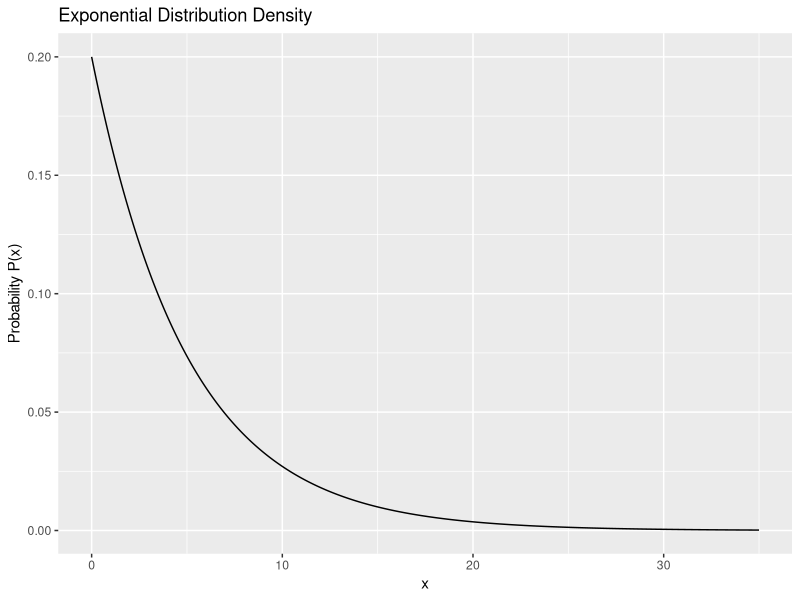
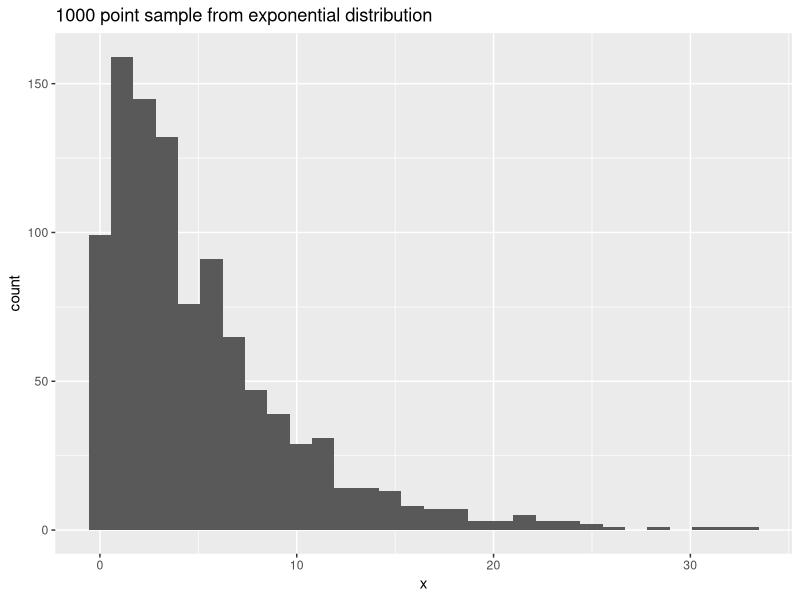
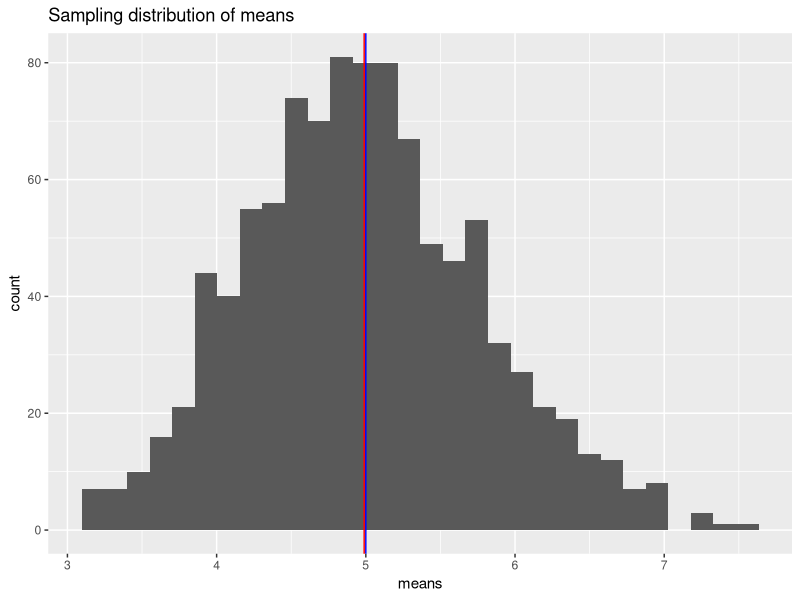
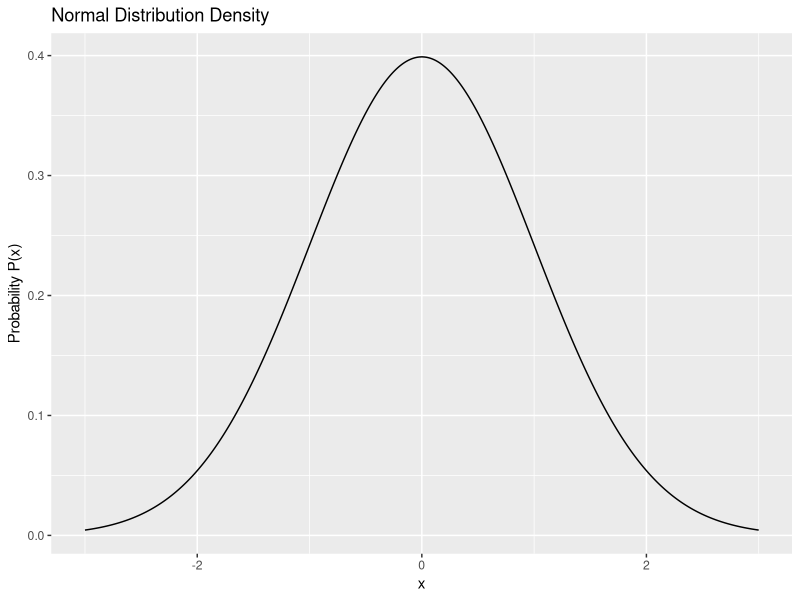

Reproduce these figures in R, in order.
## ---- chunk 1
knitr::opts_chunk$set(echo = TRUE)
## ---- chunk 2
library(ggplot2)
set.seed(1)
## ---- chunk 3

ggplot() +
    aes(y=dexp(seq(0,35,length.out = 1000), 0.2), x=seq(0,35,length.out = 1000)) +
    geom_line() +
    xlab("x") +
    ylab("Probability P(x)") +
    ggtitle("Exponential Distribution Density")
    
## ---- chunk 4
expdata = rexp(1000, 0.2)
ggplot() +
    aes(x=expdata) + 
    geom_histogram() +
    xlab("x") +
    ggtitle("1000 point sample from exponential distribution")
## ---- chunk 5
lambda = 0.2
means = NULL
for (i in 1 : 1000) means = c(means , mean(rexp(40, lambda)))
sample_mean <- mean(means)
sample_sd <- sd(means)

## ---- chunk 6
ggplot() + 
    aes(x=means) + 
    geom_histogram() + 
    geom_vline(xintercept=mean(means), color='red') + 
    geom_vline(xintercept=5, color='blue') +
    ggtitle("Sampling distribution of means")
## ---- chunk 7
ggplot() +
    aes(y=dnorm(seq(-3,3,length.out = 1000)), x=seq(-3,3,length.out = 1000)) +
    geom_line() +
    xlab("x") +
    ylab("Probability P(x)") +
    ggtitle("Normal Distribution Density")
